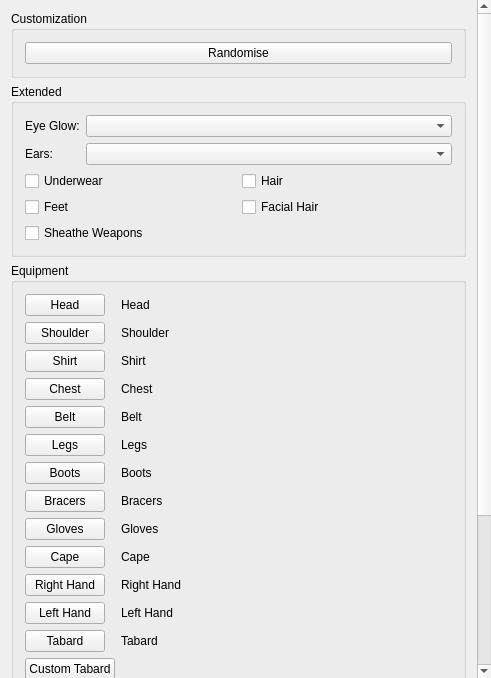
<?xml version="1.0" encoding="UTF-8"?>
<ui version="4.0">
 <class>CharacterControlClass</class>
 <widget class="QWidget" name="CharacterControlClass">
  <property name="geometry">
   <rect>
    <x>0</x>
    <y>0</y>
    <width>491</width>
    <height>678</height>
   </rect>
  </property>
  <property name="windowTitle">
   <string>CharacterControl</string>
  </property>
  <layout class="QVBoxLayout" name="verticalLayout">
   <property name="leftMargin">
    <number>0</number>
   </property>
   <property name="topMargin">
    <number>0</number>
   </property>
   <property name="rightMargin">
    <number>0</number>
   </property>
   <property name="bottomMargin">
    <number>0</number>
   </property>
   <item>
    <widget class="QScrollArea" name="scrollArea">
     <property name="frameShape">
      <enum>QFrame::NoFrame</enum>
     </property>
     <property name="frameShadow">
      <enum>QFrame::Plain</enum>
     </property>
     <property name="widgetResizable">
      <bool>true</bool>
     </property>
     <widget class="QWidget" name="scrollAreaWidgetContents">
      <property name="geometry">
       <rect>
        <x>0</x>
        <y>0</y>
        <width>477</width>
        <height>929</height>
       </rect>
      </property>
      <layout class="QVBoxLayout" name="verticalLayout_2">
       <item>
        <widget class="QGroupBox" name="groupBoxCustomization">
         <property name="title">
          <string>Customization</string>
         </property>
         <layout class="QVBoxLayout" name="verticalLayout_3">
          <item>
           <widget class="QPushButton" name="pushButtonRandomise">
            <property name="text">
             <string>Randomise</string>
            </property>
           </widget>
          </item>
          <item>
           <layout class="QFormLayout" name="formLayoutCustomizations"/>
          </item>
         </layout>
        </widget>
       </item>
       <item>
        <widget class="QGroupBox" name="groupBox">
         <property name="title">
          <string>Extended</string>
         </property>
         <layout class="QVBoxLayout" name="verticalLayout_4">
          <item>
           <layout class="QFormLayout" name="formLayout_3">
            <item row="1" column="0">
             <widget class="QLabel" name="labelEyes">
              <property name="text">
               <string>Eye Glow:</string>
              </property>
             </widget>
            </item>
            <item row="1" column="1">
             <widget class="QComboBox" name="comboBoxEyeGlow">
              <property name="sizePolicy">
               <sizepolicy hsizetype="Preferred" vsizetype="Fixed">
                <horstretch>0</horstretch>
                <verstretch>0</verstretch>
               </sizepolicy>
              </property>
             </widget>
            </item>
            <item row="2" column="0">
             <widget class="QLabel" name="labelEars">
              <property name="text">
               <string>Ears:</string>
              </property>
             </widget>
            </item>
            <item row="2" column="1">
             <widget class="QComboBox" name="comboBoxEars"/>
            </item>
           </layout>
          </item>
          <item>
           <layout class="QGridLayout" name="gridLayout_2">
            <item row="0" column="0">
             <widget class="QCheckBox" name="checkBoxUnderWear">
              <property name="text">
               <string>Underwear</string>
              </property>
             </widget>
            </item>
            <item row="1" column="1">
             <widget class="QCheckBox" name="checkBoxFacialHair">
              <property name="text">
               <string>Facial Hair</string>
              </property>
             </widget>
            </item>
            <item row="0" column="1">
             <widget class="QCheckBox" name="checkBoxHair">
              <property name="text">
               <string>Hair</string>
              </property>
             </widget>
            </item>
            <item row="1" column="0">
             <widget class="QCheckBox" name="checkBoxFeet">
              <property name="text">
               <string>Feet</string>
              </property>
             </widget>
            </item>
            <item row="2" column="0">
             <widget class="QCheckBox" name="checkBoxSheatheWeapons">
              <property name="text">
               <string>Sheathe Weapons</string>
              </property>
             </widget>
            </item>
           </layout>
          </item>
         </layout>
        </widget>
       </item>
       <item>
        <widget class="QGroupBox" name="groupBoxEquipment">
         <property name="title">
          <string>Equipment</string>
         </property>
         <layout class="QFormLayout" name="formLayout">
          <item row="0" column="0">
           <widget class="QPushButton" name="pushButtonHead">
            <property name="text">
             <string>Head</string>
            </property>
           </widget>
          </item>
          <item row="0" column="1">
           <widget class="QLabel" name="labelHead">
            <property name="text">
             <string>Head</string>
            </property>
           </widget>
          </item>
          <item row="1" column="0">
           <widget class="QPushButton" name="pushButtonShoulder">
            <property name="text">
             <string>Shoulder</string>
            </property>
           </widget>
          </item>
          <item row="1" column="1">
           <widget class="QLabel" name="labelShoulder">
            <property name="text">
             <string>Shoulder</string>
            </property>
           </widget>
          </item>
          <item row="2" column="0">
           <widget class="QPushButton" name="pushButtonShirt">
            <property name="text">
             <string>Shirt</string>
            </property>
           </widget>
          </item>
          <item row="2" column="1">
           <widget class="QLabel" name="labelShirt">
            <property name="text">
             <string>Shirt</string>
            </property>
           </widget>
          </item>
          <item row="3" column="0">
           <widget class="QPushButton" name="pushButtonChest">
            <property name="text">
             <string>Chest</string>
            </property>
           </widget>
          </item>
          <item row="3" column="1">
           <widget class="QLabel" name="labelChest">
            <property name="text">
             <string>Chest</string>
            </property>
           </widget>
          </item>
          <item row="4" column="0">
           <widget class="QPushButton" name="pushButtonBelt">
            <property name="text">
             <string>Belt</string>
            </property>
           </widget>
          </item>
          <item row="4" column="1">
           <widget class="QLabel" name="labelBelt">
            <property name="text">
             <string>Belt</string>
            </property>
           </widget>
          </item>
          <item row="5" column="0">
           <widget class="QPushButton" name="pushButtonLegs">
            <property name="text">
             <string>Legs</string>
            </property>
           </widget>
          </item>
          <item row="5" column="1">
           <widget class="QLabel" name="labelLegs">
            <property name="text">
             <string>Legs</string>
            </property>
           </widget>
          </item>
          <item row="6" column="0">
           <widget class="QPushButton" name="pushButtonBoots">
            <property name="text">
             <string>Boots</string>
            </property>
           </widget>
          </item>
          <item row="6" column="1">
           <widget class="QLabel" name="labelBoots">
            <property name="text">
             <string>Boots</string>
            </property>
           </widget>
          </item>
          <item row="7" column="0">
           <widget class="QPushButton" name="pushButtonBracers">
            <property name="text">
             <string>Bracers</string>
            </property>
           </widget>
          </item>
          <item row="7" column="1">
           <widget class="QLabel" name="labelBracers">
            <property name="text">
             <string>Bracers</string>
            </property>
           </widget>
          </item>
          <item row="8" column="0">
           <widget class="QPushButton" name="pushButtonGloves">
            <property name="text">
             <string>Gloves</string>
            </property>
           </widget>
          </item>
          <item row="8" column="1">
           <widget class="QLabel" name="labelGloves">
            <property name="text">
             <string>Gloves</string>
            </property>
           </widget>
          </item>
          <item row="9" column="0">
           <widget class="QPushButton" name="pushButtonCape">
            <property name="text">
             <string>Cape</string>
            </property>
           </widget>
          </item>
          <item row="9" column="1">
           <widget class="QLabel" name="labelCape">
            <property name="text">
             <string>Cape</string>
            </property>
           </widget>
          </item>
          <item row="10" column="0">
           <widget class="QPushButton" name="pushButtonRightHand">
            <property name="text">
             <string>Right Hand</string>
            </property>
           </widget>
          </item>
          <item row="10" column="1">
           <widget class="QLabel" name="labelRightHand">
            <property name="text">
             <string>Right Hand</string>
            </property>
           </widget>
          </item>
          <item row="11" column="0">
           <widget class="QPushButton" name="pushButtonLeftHand">
            <property name="text">
             <string>Left Hand</string>
            </property>
           </widget>
          </item>
          <item row="11" column="1">
           <widget class="QLabel" name="labelLeftHand">
            <property name="text">
             <string>Left Hand</string>
            </property>
           </widget>
          </item>
          <item row="12" column="0">
           <widget class="QPushButton" name="pushButtonTabard">
            <property name="text">
             <string>Tabard</string>
            </property>
           </widget>
          </item>
          <item row="12" column="1">
           <widget class="QLabel" name="labelTabard">
            <property name="text">
             <string>Tabard</string>
            </property>
           </widget>
          </item>
          <item row="13" column="0">
           <widget class="QPushButton" name="pushButtonCustomTabard">
            <property name="text">
             <string>Custom Tabard</string>
            </property>
           </widget>
          </item>
         </layout>
        </widget>
       </item>
       <item>
        <widget class="QGroupBox" name="groupBox_3">
         <property name="title">
          <string>Weapon Effects</string>
         </property>
         <layout class="QFormLayout" name="formLayout_5">
          <item row="0" column="0">
           <widget class="QPushButton" name="pushButtonEffectRight">
            <property name="text">
             <string>RIght Hand</string>
            </property>
           </widget>
          </item>
          <item row="0" column="1">
           <widget class="QLabel" name="labelEffectRight">
            <property name="text">
             <string>Effect Right</string>
            </property>
           </widget>
          </item>
          <item row="1" column="0">
           <widget class="QPushButton" name="pushButtonEffectLeft">
            <property name="text">
             <string>Left Hand</string>
            </property>
           </widget>
          </item>
          <item row="1" column="1">
           <widget class="QLabel" name="labelEffectLeft">
            <property name="text">
             <string>Effect Left</string>
            </property>
           </widget>
          </item>
         </layout>
        </widget>
       </item>
       <item>
        <widget class="QGroupBox" name="groupBox_2">
         <property name="title">
          <string>Mount</string>
         </property>
         <layout class="QFormLayout" name="formLayout_4">
          <item row="0" column="0">
           <widget class="QPushButton" name="pushButtonMount">
            <property name="text">
             <string>Mount</string>
            </property>
           </widget>
          </item>
          <item row="0" column="1">
           <widget class="QLabel" name="labelMount">
            <property name="text">
             <string>Mount</string>
            </property>
           </widget>
          </item>
         </layout>
        </widget>
       </item>
      </layout>
     </widget>
    </widget>
   </item>
  </layout>
 </widget>
 <layoutdefault spacing="6" margin="11"/>
 <resources/>
 <connections/>
</ui>
